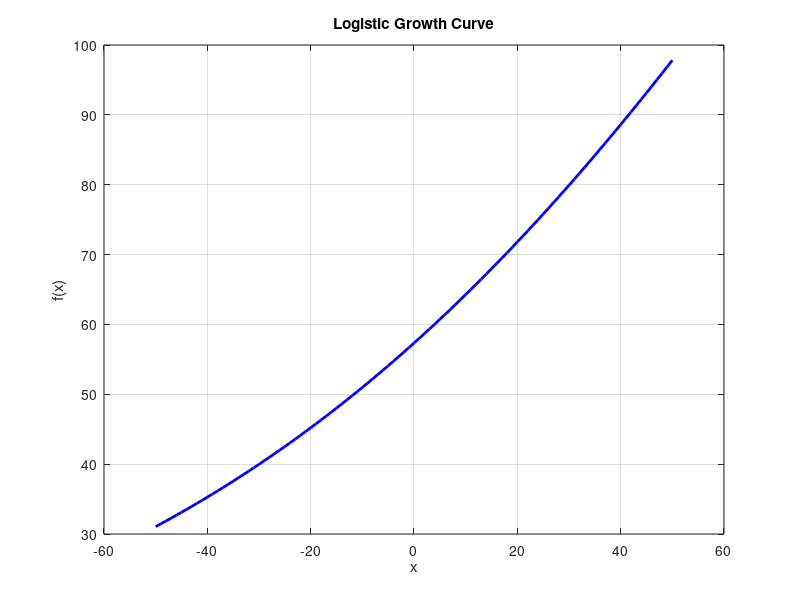

Write the MATLAB code that produced this figure.
% Define the c function as an anonymous function
f = @(x) 302.2328 ./ (1 + exp(-0.0143 * (x - 101.5374)));

% Example: evaluate at a single point
x_single = 100;
y_single = f(x_single);
disp(['f(' num2str(x_single) ') = ' num2str(y_single)]);

% Example: evaluate over a range and plot
x_range = -50:50;               % vector from 0 to 200
y_range = f(x_range);           % compute function for all x
plot(x_range, y_range, 'b-', 'LineWidth', 2);
xlabel('x');
ylabel('f(x)');
title('Logistic Growth Curve');
grid on;
